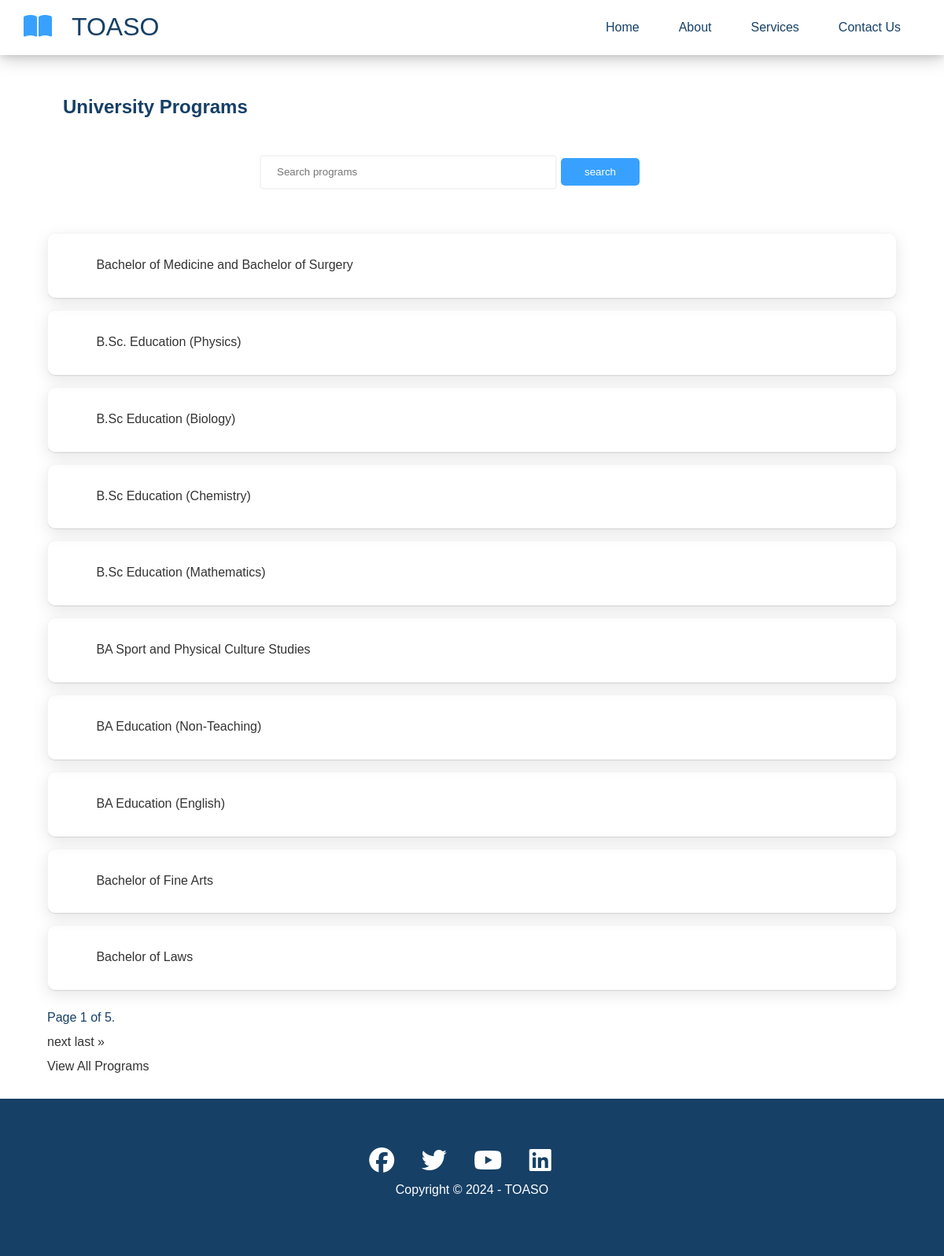
Page /programs/ on the earlier database version.
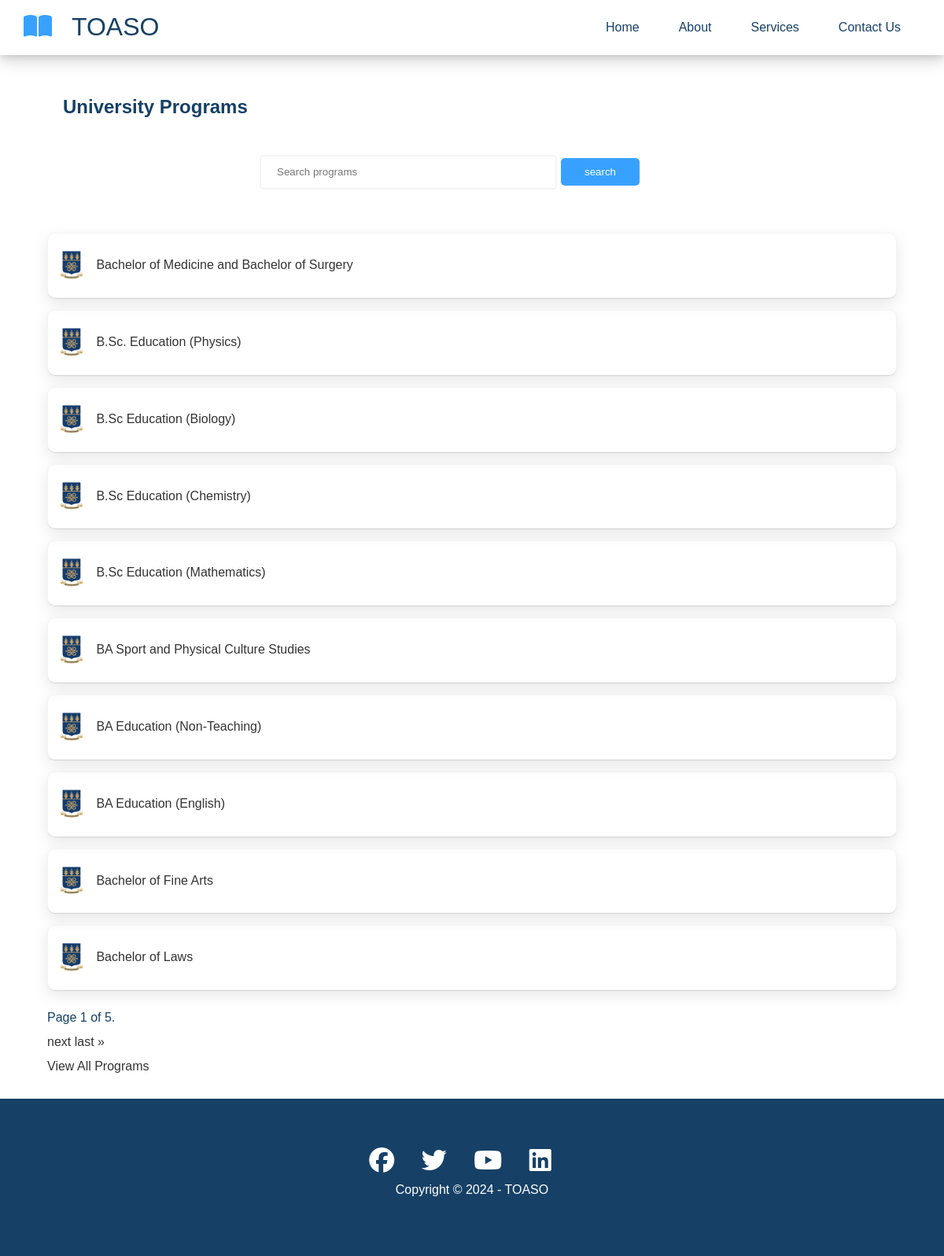
Same page on the later database version.
### toaso/models.py (models this page shows, shortened)
class Program(models.Model):
    name = models.CharField(max_length=100)
    description = models.TextField()
    school = models.ForeignKey(School, on_delete=models.CASCADE, related_name='programs', null=True, blank=True)
    cut_off_point = models.IntegerField()
    elective_requirements = models.ManyToManyField(ElectiveSubject, related_name='required_for_programs', blank=True)
    constant_elective = models.ForeignKey(ElectiveSubject, related_name='constant_for_programs', null=True, blank=True, on_delete=models.SET_NULL)
    elective_requirement_logic = models.CharField(
        max_length=50,
        choices=[('ANY', 'Any'), ('ALL', 'All'), ('CONSTANT_PLUS_TWO', 'Constat plus Two')],
        default='ANY'
    )
    career = models.CharField(max_length=100)
    note = models.TextField(null=True, blank=True)

class School(models.Model):
    name = models.CharField(max_length=255)
    logo = models.ImageField(upload_to='school_logos/')

### toaso/views.py (the view)
# urls.py: path('programs/', all_programs, name='programs'),
def all_programs(request):
    programs = Program.objects.select_related('school').all()
    query = request.GET.get('q')
    if query:
        programs = Program.objects.filter(name__icontains=query)
        page_obj = programs
    else:
        programs = Program.objects.all()
        page = request.GET.get('page')
        if page == 'all':
            page_obj = programs
        else:
            paginator = Paginator(programs, 10)
            page_obj = paginator.get_page(page)
    return render(request, 'toaso/all_programs.html', {'page_obj':page_obj})

### toaso/templates/toaso/all_programs.html (shortened to what this page needs)
{% extends 'toaso/base.html' %}
    {% block content %}
    <section id="prog-section">
        <h1>University Programs</h1>
        <form method="GET" class="search" style="margin-top: 20px; display: flex">
            <input class="search-bar" type="text" name="q" placeholder="Search programs" value="{{request.GET.q}}">
            <input class="btn" type="submit", value="search">
        </form>
        <div class="programs">
            <ul>
                {% for program in page_obj %}
                    <li>
                        <div class="prog-box">
                            <div class="image">
                                <img src="{{ program.school.logo.url }}" alt="{{program.school.name}}">
                            </div>
                            <div class="text">
                                <a href="{% url 'program_detail' program.pk %}">{{program.name}}</a>
                            </div>
                        </div>
                    </li>
                {% endfor %}
            </ul>
            <div class="pagination">
                <span class="steplinks">
                    <span class="current">
                        Page {{ page_obj.number }} of {{ page_obj.paginator.num_pages }}.
                    </span>
                    {% if page_obj.has_next %}
                    <p>
                        <a href="?page={{ page_obj.next_page_number }}">next</a>
                        <a href="?page={{ page_obj.paginator.num_pages }}">last &raquo;</a>
                    </p>
                    {% endif %}
                </span>
            </div>
            <a href="{% url 'programs' %}?page=all" class="view-all-link">View All Programs</a>
        </div>
    </section>
    {% endblock content %}

### toaso/templates/toaso/base.html (shortened to what this page needs)
{% load static %}
<!DOCTYPE html>
<html lang="en">
<head>
    <link rel="stylesheet" href="{% static 'toaso/css/base.css' %}">
</head>
<body id="home">
    <header class="hero">
        <div id="navbar" class="navbar">
            <h1 class="logo">
                <span class="text-primary"><i class="fas fa-book-open"></i></span><a class="logo-link" href="{% url 'home' %}">TOASO</a>
            </h1>
            <nav>
                <ul>
                    <li><a href="{% url 'home' %}">Home</a></li>
                    <li><a href="{% url 'about' %}">About</a></li>
                    <li><a href="{% url 'services' %}">Services</a></li>
                    <li><a href="{% url 'contact' %}">Contact Us</a></li>
                </ul>
            </nav>
        </div>
    </header>
    <main>
        {% block content %}{% endblock content %}
    </main>
    <footer class="footer bg-dark">
        <div class="social">
            <a href="#"><i class="fab fa-facebook fa-2x"></i></a>
            <a href="#"><i class="fab fa-twitter fa-2x"></i></a>
            <a href="#"><i class="fab fa-youtube fa-2x"></i></a>
            <a href="#"><i class="fab fa-linkedin fa-2x"></i></a>
        </div>
        <p>Copyright &copy; 2024 - TOASO</p>
    </footer>
</html>

### static/toaso/css/base.css (style rules this page uses)
.text-primary { color: #38A1FF; }
.btn { cursor: pointer; display: inline-block; padding: 10px 30px; color: #fff; background-color: #38A1FF; border: none; border-radius: 5px; margin: 30px 0; }
.btn-dark, .bg-dark { background: #164066; color: #fff; }
* { box-sizing: border-box; padding: 0; margin: 0; }
body { font-family: 'Open San', sans-serif; background: #fff; color: #164066; line-height: 1.3; }
ul { list-style: none; }
a { color: #333; text-decoration: none; }
p { margin: 10px 0; }
img { width: 100%; }
.navbar { display: flex; align-items: center; justify-content: space-between; color: #164066; width: 100%; height: 70px; top: 0px; padding: 0 30px; box-shadow: 0 2px 8px 0 rgba(0, 0, 0, 0.1), 0 6px 20px 0 rgba(0, 0, 0, 0.19); }
.navbar a { color: #164066; padding: 10px 20px; margin: 0 5px; }
.navbar ul { display: flex; }
.navbar .logo { font-weight: 400; }
#prog-section { margin: auto; width: 90%; }
#prog-section .search { max-width: 50%; margin: auto; }
#prog-section .search-bar { width: 70%; align-self: center; margin-right: 5px; padding: 20px; max-height: 30px; border: solid 2px #f4f4f4; border-radius: 5px; }
#prog-section h1 { margin: 20px; }
.programs { margin-top: 30px; margin-bottom: 30px; }
.prog-box { display: flex; border: solid 1px #f4f4f4; padding: 15px; margin-top: 15px; border-radius: 10px; box-shadow: 0 1px 1px 0 rgba(0, 0, 0, 0.1), 0 6px 20px 0 rgba(0, 0, 0, 0.1); }
.prog-box .image { width: 3%; height: 3%;; }
.prog-box img { margin-top: 5px; width: 100%; }
.prog-box .text { padding: 15px; }
.pagination { margin-top: 25px; }
#prog-section { margin-top: 50px; width: 90%; }
.footer { display: flex; flex-direction: column; align-items: center; justify-content: center; text-align: center; height: 200px; }
.footer a { color: #fff; }
.footer .social > * { margin-right: 30px; }

Differences in the rows shown:
changed Program "Bachelor of Medicine and Bachelor of Surgery": school.logo: picture added
changed Program "B.Sc. Education (Physics)": school.logo: picture added
changed Program "B.Sc Education (Biology)": school.logo: picture added
changed Program "B.Sc Education (Chemistry)": school.logo: picture added
changed Program "B.Sc Education (Mathematics)": school.logo: picture added
changed Program "BA Sport and Physical Culture Studies": school.logo: picture added
changed Program "BA Education (Non-Teaching)": school.logo: picture added
changed Program "BA Education (English)": school.logo: picture added
changed Program "Bachelor of Fine Arts": school.logo: picture added
changed Program "Bachelor of Laws": school.logo: picture added
